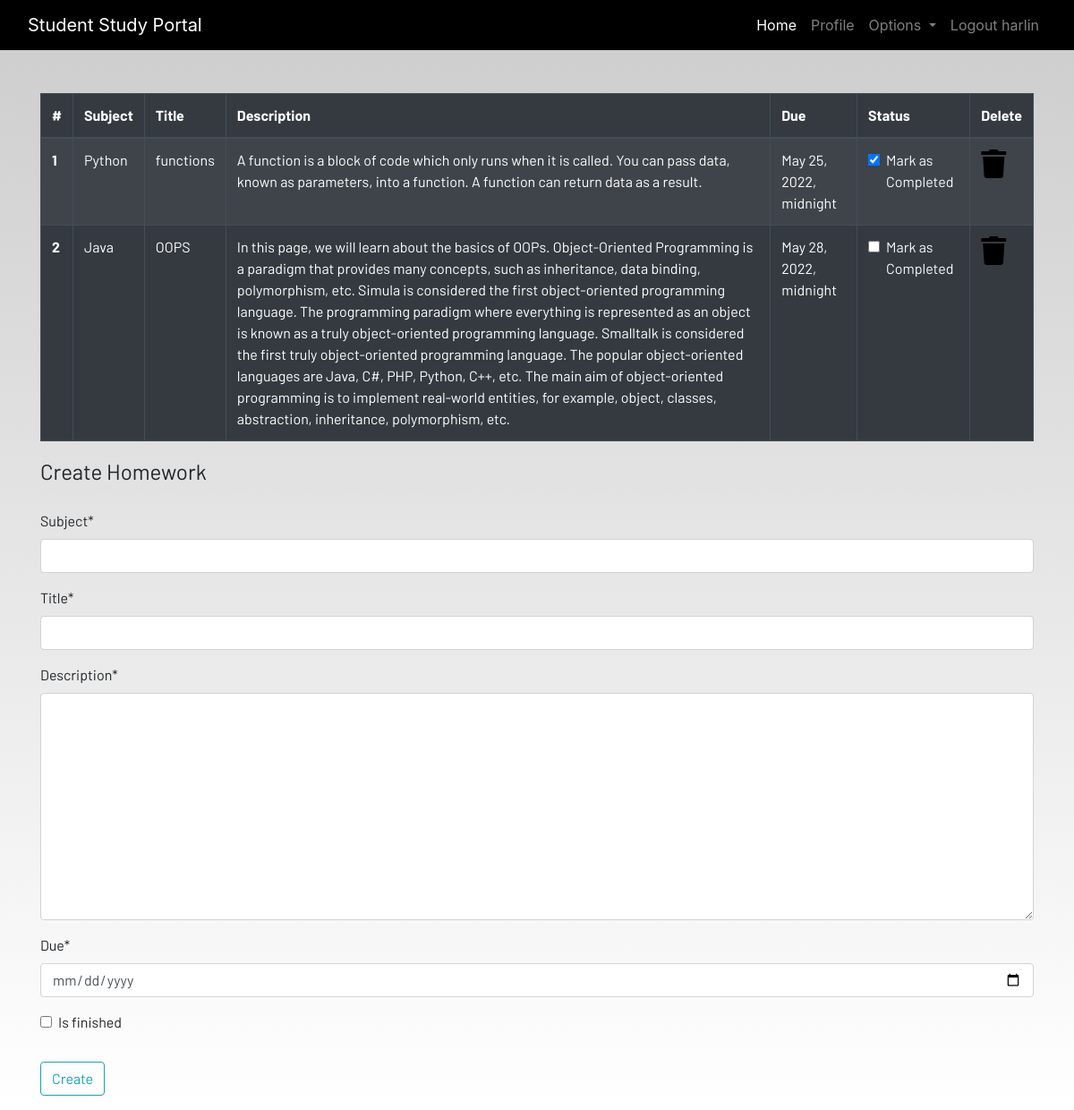
Page /homework (signed in) on the committed database.
### dashboard/models.py (models this page shows, shortened)
class Homework(models.Model):
    user = models.ForeignKey(User, on_delete=models.CASCADE)
    subject = models.CharField(max_length=50)
    title = models.CharField(max_length=100)
    description = models.TextField()
    due = models.DateTimeField()
    is_finished=models.BooleanField(default=False)

### dashboard/views.py (the view)
# urls.py: path('homework', views.homework,name="homework"),
@login_required
def homework(request):
    if request.method == "POST":
        form = HomeworkForm(request.POST)
        if form.is_valid():
            try:
                finished = request.POST['is_finished']
                if finished == 'on':
                    finished = True
                else:
                    finished = False
            except:
                finished = False
            homeworks = Homework(
                user=request.user,
                subject=request.POST['subject'],
                title=request.POST['title'],
                description=request.POST['description'],
                due=request.POST['due'],
                is_finished=finished
            )
            homeworks.save()
            messages.success(request, f'Homework Added from {request.user.username}!!')
            return redirect("homework")
    else:
        form = HomeworkForm()
    homework = Homework.objects.filter(user=request.user).order_by("due")
    if len(homework) == 0:
        homework_done = True
    else:
        homework_done = False
    context = {
        'homeworks': homework,
        'homeworks_done': homework_done,
        'form': form,
    }
    return render(request, 'dashboard/homework.html', context)

### dashboard/forms.py
class HomeworkForm(forms.ModelForm):
    class Meta:
        model = Homework
        widgets = {'due':DateInput()}
        fields = ['subject','title','description','due','is_finished']

### dashboard/templates/dashboard/homework.html (shortened to what this page needs)
{% extends 'dashboard/base.html' %}
{% load static %}
{% load crispy_forms_tags %}
{% block content %}
<div class="container">
{% if not homework_done %}
  <table class="table table-striped table-bordered table-hover table-dark">
    <thead>
      <tr>
        <th scope="col">#</th>
        <th scope="col">Subject</th>
        <th scope="col">Title</th>
        <th scope="col">Description</th>
        <th scope="col">Due</th>
        <th scope="col">Status</th>
        <th scope="col">Delete</th>
      </tr>
    </thead>
    <tbody>
      {% for homework in homeworks %}
      <tr>
        <th scope="row">{{forloop.counter}}</th>
        <td>{{homework.subject}}</td>
        <td>{{homework.title}}</td>
        <td>{{homework.description}}</td>
        <td>{{homework.due}}</td>
        <td>
          <a href="{% url 'update-homework' homework.id %}">
            <div class="form-check">
                {% if homework.is_finished == True %}
                <input class="form-check-input" type="checkbox" value="" checked/>
                {% else %}
                <input class="form-check-input" type="checkbox" value=""/>
                {% endif %}
                <label class="form-check-label text-light" for="flexCheckDefault">
                    Mark as Completed
                </label>
            </div>
          </a>
        </td>
        <td>
          <a href="{% url 'delete-homework' homework.id %}"><i class="fa fa-trash fa-2x"></i></a>
        </td>
      </tr>
      {% endfor %}
    </tbody>
  </table>
{% else %}
  <h4>All homeworks are completed!! Create to have more!!</h4>
{% endif %}
</div>
<div class="container">
  <form method="POST" autocomplete="off">
    <fieldset class="form-group">
      <legend class="border-bottom mb-4">Create Homework</legend>
      {{form|crispy}}
    </fieldset>
    <div class="form-group">
      <button href="" class="btn btn-outline-info" type="submit">Create</button>
    </div>
  </form>
</div>
{% endblock content %}

### dashboard/templates/dashboard/base.html (shortened to what this page needs)
<!DOCTYPE html>
{% load static %}
<html lang="en">
  <head>
    <link
      rel="stylesheet"
      href="https://stackpath.bootstrapcdn.com/bootstrap/4.3.1/css/bootstrap.min.css"
    />
    <link
      rel="stylesheet"
      href="https://use.fontawesome.com/releases/v5.7.2/css/all.css"
    />
    <link rel="stylesheet" href="{% static 'css/main.css' %}" />
  </head>
  <body>
    <header>
      <nav class="navbar navbar-expand-lg navbar-dark bg-dark">
        <div class="container-fluid">
          <a class="navbar-brand" href="{% url 'home' %}">Student Study Portal</a>
          <div
            class="collapse navbar-collapse justify-content-end"
            id="navbarSupportedContent"
          >
            <ul class="navbar-nav mb-2 mb-lg-0">
              <li class="nav-item">
                <a class="nav-link active" aria-current="page" href="{% url 'home' %}">Home</a>
              </li>
              {% if user.is_authenticated %}
              <li class="nav-item">
                <a class="nav-link" href="{% url 'profile' %}">Profile</a>
              </li>
              <li class="nav-item dropdown">
                <a
                  class="nav-link dropdown-toggle"
                  href="#"
                  id="navbarDropdown"
                  role="button"
                  data-toggle="dropdown"
                  aria-haspopup="true"
                  aria-expanded="false"
                >
                  Options
                </a>
              </li>
              <li class="nav-item">
                <a class="nav-link" href="{% url 'logout' %}">Logout {{user.username}}</a>
              </li>
              {% endif %}
            </ul>
          </div>
        </div>
      </nav>
    </header>
    <br /><br />
    <main>
        {% block content %}
        {% endblock content %}
    </main>
  </body>
</html>

### static/css/main.css (style rules this page uses)
html { scroll-behavior: smooth; height: 100%; width: 100%; }
main { font-family: Barlow, Quicksand, Rubik, sans-serif, serif, 'Times New Roman', Times, serif !important; }
.navbar { background-color: rgb(0, 0, 0) !important; }
a { text-decoration: none !important; color: black; }
html, body { max-width: 100%; overflow-x: hidden; height: 100%; width: 100%; }
body { background: linear-gradient(rgba(0, 0, 0, 0.2), rgba(255, 255, 255, 0.5)); overflow-x: hidden; background-repeat: no-repeat; }
.fa { color: black; }

### rows in the picture
Homework: subject "Python", title "functions", description "A function is a block of code which only runs when it is called. You can pass data, known as parameters, into a function. A function can return data as a result.", due "May 25, 2022, midnight"
Homework: subject "Java", title "OOPS", description "In this page, we will learn about the basics of OOPs. Object-Oriented Programming is a paradigm that provides many concepts, such as inheritance, data binding, polymorphism, etc. Simula is considered the first object-oriented programming language. The programming paradigm where everything is represented as an object is known as a truly object-oriented programming language. Smalltalk is considered the first truly object-oriented programming language. The popular object-oriented languages are Java, C#, PHP, Python, C++, etc. The main aim of object-oriented programming is to implement real-world entities, for example, object, classes, abstraction, inheritance, polymorphism, etc.", due "May 28, 2022, midnight"

### other values in the picture
{{ user.username }} "harlin"
